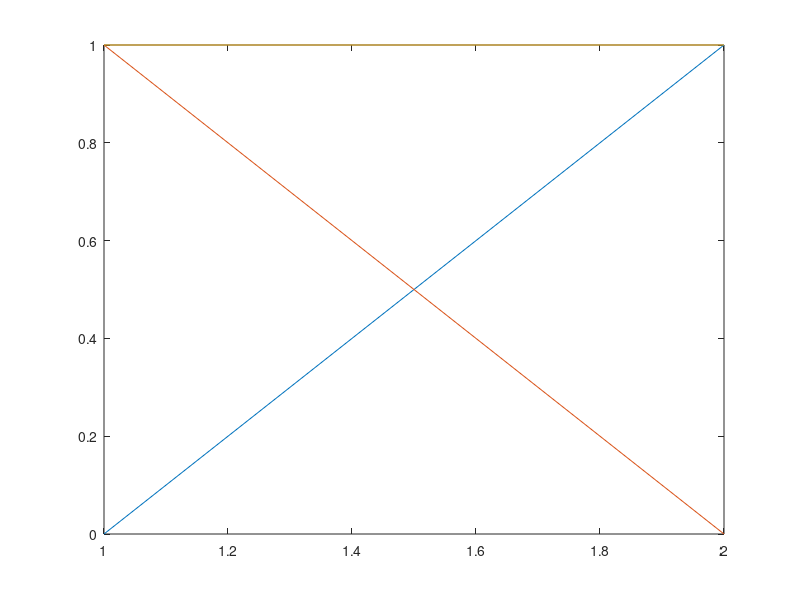

Write MATLAB code to recreate this figure.
%% Homework 0 - Question 2 - Mrugank Dake
clear; clc; close all;

%% 2a)
% Vectors a and b are unit-length vectors and we can center them at 0. The
% If the two vectors are aligned with the tip of vector b sitting on the
% top of vector a, then the vector c which represents the hypotenuse of the
% resulting triangle is given as the sum of the vectors a and b. The length
% of the hypotenuse is then the length of the vector c, which is defined as
% the positive square-root of the sum of the two co-ordinates of the
% vector.
a = [0 1];
b = [1 0];
c = a + b;
hypotenuse_length = abs(sqrt(c(1)^2 + c(2)^2));
disp(['The length of the hypotenuse i.e. vector c is: ', num2str(hypotenuse_length)]);
% As can be seen, the length of the resulting hypotenuse vector agrees with
% what we computed in question 1

%% 2b)
% (1)
met1_length = abs(sqrt(c(1)^2 + c(2)^2));
disp(['The length of the vector c using method 1 is: ', num2str(met1_length)]);

% (2)
met2_length = abs(sqrt(sum(c.^2)));
disp(['The length of the vector c using method 2 is: ', num2str(met2_length)]);

% (3)
met3_length = abs(sqrt(dot(c, c)));
disp(['The length of the vector c using method 3 is: ', num2str(met3_length)]);

% (4)
met4_length = norm(c, 2);
disp(['The length of the vector c using method 4 is: ', num2str(met4_length)]);

% (4)
met5_length = abs(sqrt(c * c'));
disp(['The length of the vector c using method 5 is: ', num2str(met5_length)]);


%% 2c)
% The angle between the two vectors can be computed as the arccos of the
% ratio of the dot product of two vectors and the product of norms of the
% two vectors
theta = acos(dot(c, a) / (norm(c, 2) * norm(a, 2)));
disp(['The angle between the vectors c and a is: ', num2str(theta)])


%% 2d)
figure;
plot(a);
hold on;
plot(b);
plot(c);